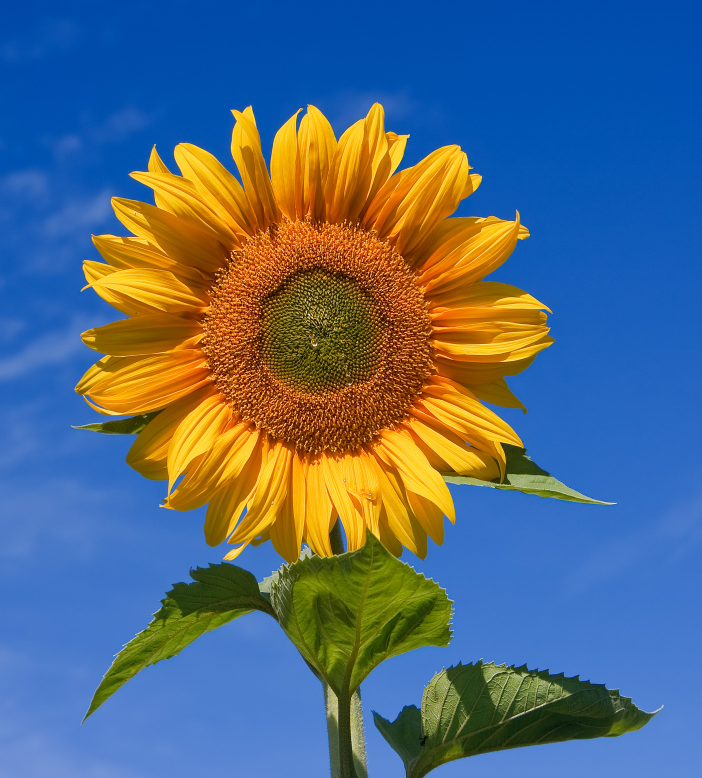
#> input picture test_image.jpg, 1404 x 1555 px (shown at 1/2 size)
$ python -i eda_analyzer.py   (imports and definitions only)   (older library calls are emulated)
#> lines starting #> are read from the running program, lines starting #| are printed output that depends on the picture; after the words box and inside, x2 and y2 are one past the last pixel; in counts of white or black regions, pixels touching at a corner belong together
"""
eda_analyzer.py
---------------
Full Exploratory Data Analysis (EDA) pipeline for images.

Produces a comprehensive 6-panel report:
  1. Original image
  2. Edge detection (Canny)
  3. RGB / HSV color distribution histograms
  4. Intensity heatmap
  5. Symmetry difference map
  6. Statistical summary table

Also computes:
  - Fourier magnitude spectrum
  - Texture features (GLCM-like)
  - Fractal dimension estimate (box-counting)
  - Pattern confidence scores
"""

import cv2
import numpy as np
import matplotlib.pyplot as plt
import matplotlib.gridspec as gridspec
from matplotlib.colors import LinearSegmentedColormap
import warnings
# [1 line not run here, left out]

PHI = 1.6180339887


# ── Fractal dimension (box-counting) ─────────────────────────────────────────

def _box_count_dimension(binary_img: np.ndarray) -> float:
    """Estimate fractal dimension using box-counting method."""
    def _count_boxes(img, box_size):
        h, w = img.shape
        count = 0
        for i in range(0, h, box_size):
            for j in range(0, w, box_size):
                patch = img[i:i+box_size, j:j+box_size]
                if np.any(patch > 0):
                    count += 1
        return count

    sizes = [2, 4, 8, 16, 32, 64]
    counts = []
    for s in sizes:
        c = _count_boxes(binary_img, s)
        if c > 0:
            counts.append((s, c))

    if len(counts) < 2:
        return 1.0

    log_s = np.log([1.0 / s for s, _ in counts])
    log_c = np.log([c for _, c in counts])
    coeffs = np.polyfit(log_s, log_c, 1)
    return float(coeffs[0])


# ── Fourier spectrum ──────────────────────────────────────────────────────────

def _fourier_spectrum(gray: np.ndarray) -> np.ndarray:
    """Return log-magnitude Fourier spectrum (shifted to center)."""
    f    = np.fft.fft2(gray.astype(np.float32))
    fsh  = np.fft.fftshift(f)
    mag  = np.log1p(np.abs(fsh))
    return mag


# ── Texture features ──────────────────────────────────────────────────────────

def _texture_features(gray: np.ndarray) -> dict:
    """Simple texture descriptors."""
    # Local Binary Pattern approximation
    h, w = gray.shape
    g = gray.astype(np.float32)

    # Gradient magnitude
    gx = cv2.Sobel(gray, cv2.CV_64F, 1, 0, ksize=3)
    gy = cv2.Sobel(gray, cv2.CV_64F, 0, 1, ksize=3)
    grad_mag = np.sqrt(gx**2 + gy**2)

    # Laplacian (sharpness)
    lap = cv2.Laplacian(gray, cv2.CV_64F)

    return {
        "mean_gradient":   float(np.mean(grad_mag)),
        "std_gradient":    float(np.std(grad_mag)),
        "sharpness":       float(np.var(lap)),
        "contrast":        float(gray.max() - gray.min()),
        "homogeneity":     float(1.0 / (1.0 + np.std(gray))),
    }


# ── Symmetry analysis ─────────────────────────────────────────────────────────

def _symmetry_scores(gray: np.ndarray) -> dict:
    h, w = gray.shape

    # Horizontal
    mid_x = w // 2
    left  = gray[:, :mid_x]
    right = cv2.resize(cv2.flip(gray[:, mid_x:], 1),
                       (left.shape[1], left.shape[0]))
    h_score = 100.0 - (np.mean(cv2.absdiff(left, right)) / 255.0 * 100.0)

    # Vertical
    mid_y  = h // 2
    top    = gray[:mid_y, :]
    bottom = cv2.resize(cv2.flip(gray[mid_y:, :], 0),
                        (top.shape[1], top.shape[0]))
    v_score = 100.0 - (np.mean(cv2.absdiff(top, bottom)) / 255.0 * 100.0)

    # Diagonal (rotate 90 and compare)
    rot90 = cv2.rotate(gray, cv2.ROTATE_90_CLOCKWISE)
    rot90_r = cv2.resize(rot90, (w, h))
    d_score = 100.0 - (np.mean(cv2.absdiff(gray, rot90_r)) / 255.0 * 100.0)

    # Diff map for visualization
    diff_map = cv2.absdiff(left, right)

    return {
        "horizontal": h_score,
        "vertical":   v_score,
        "diagonal":   d_score,
        "diff_map":   diff_map,
    }


# ── Color analysis ────────────────────────────────────────────────────────────

def _color_stats(img_bgr: np.ndarray) -> dict:
    img_rgb = cv2.cvtColor(img_bgr, cv2.COLOR_BGR2RGB)
    hsv     = cv2.cvtColor(img_bgr, cv2.COLOR_BGR2HSV)

    dominant_colors = []
    for ch in range(3):
        hist = cv2.calcHist([img_rgb], [ch], None, [256], [0, 256]).flatten()
        dominant_colors.append(int(np.argmax(hist)))

    # Color entropy
    hist_h = cv2.calcHist([hsv], [0], None, [180], [0, 180]).flatten()
    hist_h = hist_h / (hist_h.sum() + 1e-9)
    entropy = float(-np.sum(hist_h * np.log2(hist_h + 1e-9)))

    return {
        "dominant_rgb": dominant_colors,
        "color_entropy": entropy,
        "mean_hue":      float(np.mean(hsv[:, :, 0])),
        "mean_sat":      float(np.mean(hsv[:, :, 1])),
        "mean_val":      float(np.mean(hsv[:, :, 2])),
    }


# ── Pattern confidence scores ─────────────────────────────────────────────────

def _pattern_scores(gray: np.ndarray, sym: dict, texture: dict,
                    h: int, w: int) -> dict:
    """Heuristic confidence scores for each pattern type."""
    edge_density = np.sum(cv2.Canny(gray, 50, 150) > 0) / (h * w)
    ar = w / max(h, 1)

    scores = {
        "Golden Ratio":     min(100, max(0, 100 - abs(ar - PHI) / PHI * 100)),
        "Bilateral Sym.":   sym["horizontal"],
        "Radial Sym.":      sym["diagonal"],
        "Fractal Pattern":  min(100, edge_density * 300),
        "Wave / Periodic":  min(100, texture["std_gradient"] / 50 * 100),
        "Fibonacci Spiral": min(100, sym["horizontal"] * 0.5 + edge_density * 150),
    }
    return {k: round(v, 1) for k, v in scores.items()}


# ── Main EDA function ─────────────────────────────────────────────────────────

def full_eda_report(image_path: str, dark_bg: bool = True):
    """
    Generates a comprehensive EDA report figure.

    Returns:
      (fig, stats_dict)
      stats_dict contains all computed metrics.
    """
#> called with image_path = '../test_image.jpg', dark_bg = True
    img_bgr = cv2.imread(image_path)
#> img_bgr is the input picture: shape (1555, 1404, 3); mean B, G, R 125.9, 106.1, 84.5
    if img_bgr is None:
        raise FileNotFoundError(f"Cannot read image: {image_path}")

    img_rgb = cv2.cvtColor(img_bgr, cv2.COLOR_BGR2RGB)
    gray    = cv2.cvtColor(img_bgr, cv2.COLOR_BGR2GRAY)
    h, w    = gray.shape
#> h = 1555; w = 1404

    # ── Compute all metrics ───────────────────────────────────────────────────
    sym      = _symmetry_scores(gray)
#> in _symmetry_scores, `h_score = 100.0 - (np.mean(cv2.absdiff(left, right)) / 255.0 * 100.0)`: h_score = 89.05
#> in _symmetry_scores, `bottom = cv2.resize(cv2.flip(gray[mid_y:, :], 0), (top.shape[1], top.s..`:
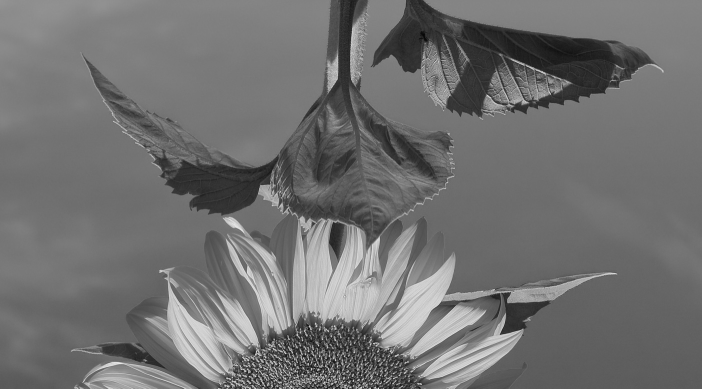
#> bottom: shape (777, 1404) (shown at 1/2 size); min 3, max 240, mean 112.5
#> in _symmetry_scores, `v_score = 100.0 - (np.mean(cv2.absdiff(top, bottom)) / 255.0 * 100.0)`: v_score = 81.9
#> in _symmetry_scores, `rot90_r = cv2.resize(rot90, (w, h))`:
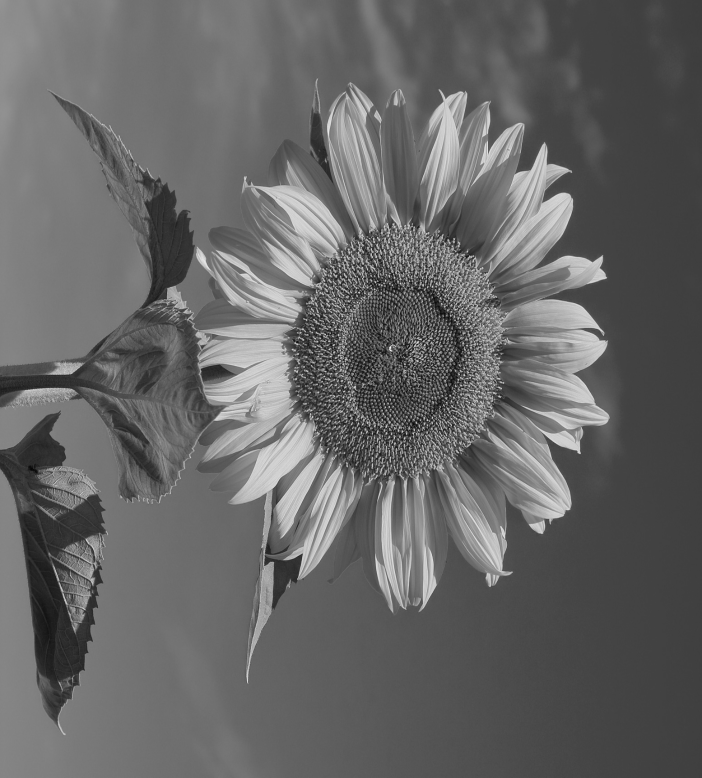
#> rot90_r: shape (1555, 1404) (shown at 1/2 size); min 3, max 254, mean 101.8
#> in _symmetry_scores, `d_score = 100.0 - (np.mean(cv2.absdiff(gray, rot90_r)) / 255.0 * 100.0)`: d_score = 84.26
#> in _symmetry_scores, `diff_map = cv2.absdiff(left, right)`:
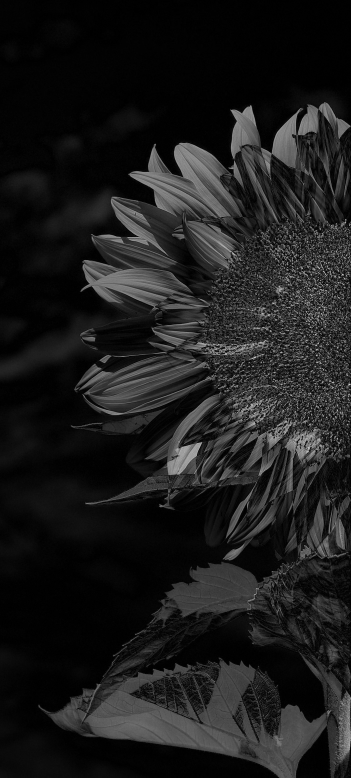
#> diff_map: shape (1555, 702) (shown at 1/2 size); min 0, max 235, mean 27.9
#> sym = 4 items
    texture  = _texture_features(gray)
#> in _texture_features, `lap = cv2.Laplacian(gray, cv2.CV_64F)`:
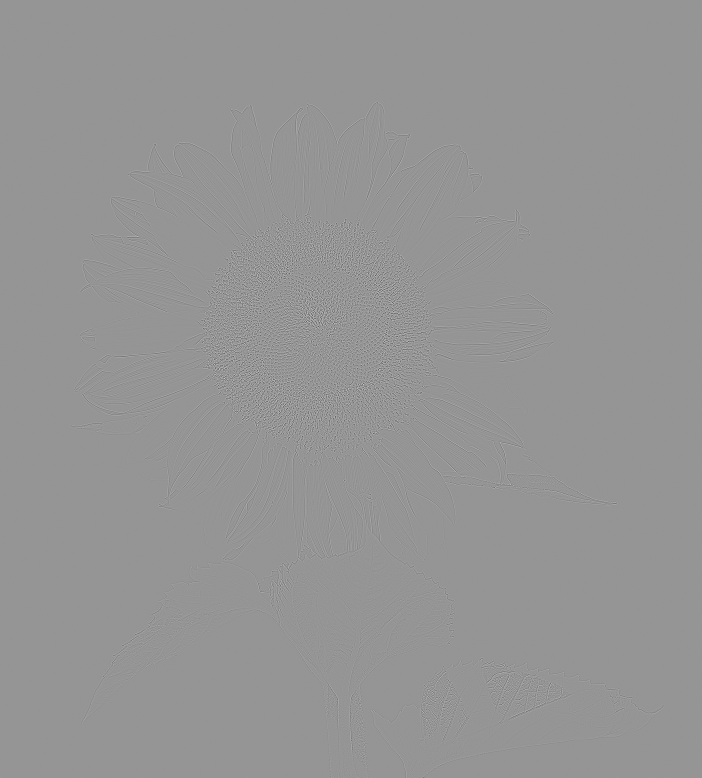
#> lap: shape (1555, 1404) float64 (shown at 1/2 size); min -590, max 419, mean 0; drawn with min black and max white
#> texture = {'mean_gradient': 42.47, 'std_gradient': 93.4, 'sharpness': 1035.7, 'contrast': 254, 'homogeneity': 0.0256}
    color    = _color_stats(img_bgr)
#> in _color_stats, `hsv     = cv2.cvtColor(img_bgr, cv2.COLOR_BGR2HSV)`: hsv: shape (1555, 1404, 3); mean H, S, V 76.3, 210.8, 179.5
#> after the loop in _color_stats, `for ch in range(3):`: dominant_colors = [0, 77, 0]
#> in _color_stats, `hist_h = cv2.calcHist([hsv], [0], None, [180], [0, 180]).flatten()`: hist_h = 180 values, max 385687 at index 107, min 2 at index 154, mean 12129
#> in _color_stats, `hist_h = hist_h / (hist_h.sum() + 1e-9)`: hist_h = 180 values, max 0.177 at index 107, min 9.16e-07 at index 154, mean 0.00556
#> in _color_stats, `entropy = float(-np.sum(hist_h * np.log2(hist_h + 1e-9)))`: entropy = 4.24
#> color = {'dominant_rgb': [0, 77, 0], 'color_entropy': 4.24, 'mean_hue': 76.32, 'mean_sat': 210.8, 'mean_val': 179.5}
    patterns = _pattern_scores(gray, sym, texture, h, w)
#> in _pattern_scores, `edge_density = np.sum(cv2.Canny(gray, 50, 150) > 0) / (h * w)`: edge_density = 0.0756
#> in _pattern_scores, `scores = { "Golden Ratio":     min(100, max(0, 100 - abs(ar - PHI) / P..`: scores = {'Golden Ratio': 55.8, 'Bilateral Sym.': 89.05, 'Radial Sym.': 84.26, 'Fractal Pattern': 22.68, 'Wave / Periodic': 100, 'Fibonacci Spiral': 55.86}
#> patterns = {'Golden Ratio': 55.8, 'Bilateral Sym.': 89.1, 'Radial Sym.': 84.3, 'Fractal Pattern': 22.7, 'Wave / Periodic': 100, 'Fibonacci Spiral': 55.9}
    fourier  = _fourier_spectrum(gray)

    edges    = cv2.Canny(gray, 50, 150)
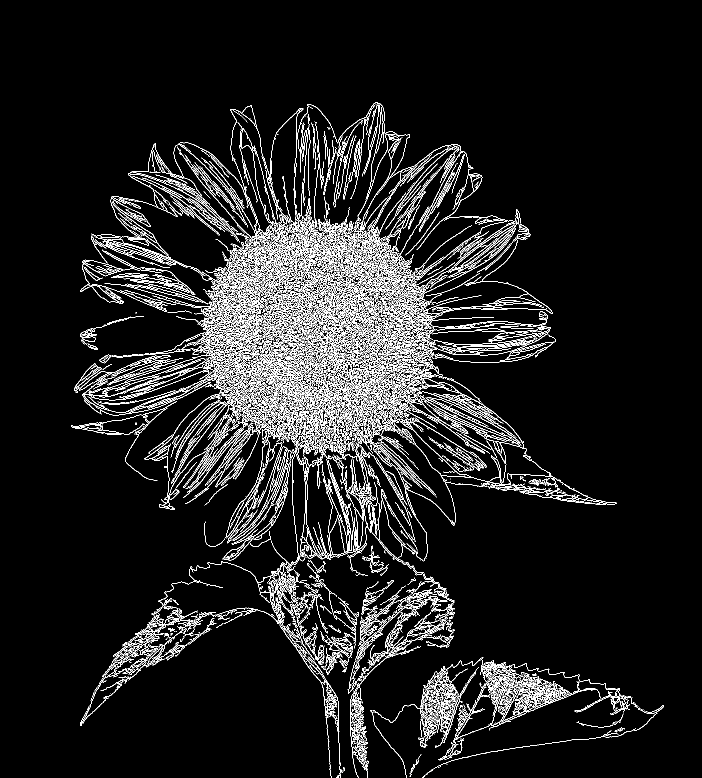
#> edges: shape (1555, 1404) (shown at 1/2 size); 7.6% white in thin lines or dots, all inside (x1, y1, x2, y2) = (142, 204, 1328, 1555)
    _, binary = cv2.threshold(gray, 0, 255,
                               cv2.THRESH_BINARY + cv2.THRESH_OTSU)
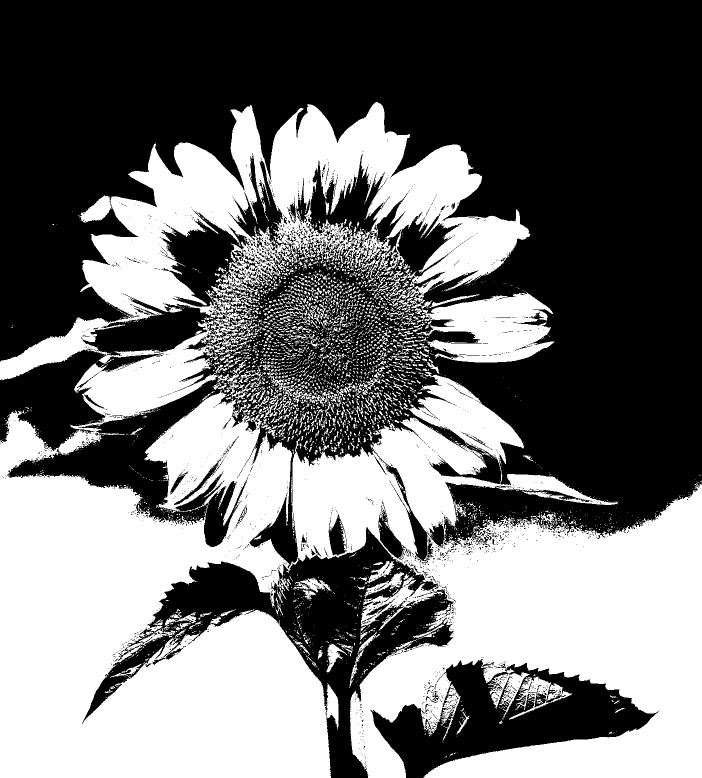
#> binary: shape (1555, 1404) (shown at 1/2 size); 44.2% white; 3595 white regions (2984 under 20 px), largest, box (x1, y1, x2, y2) and area: (0, 204, 1404, 1555) 887928, (833, 584, 1109, 725) 23726, (1018, 1353, 1144, 1439) 2873
    frac_dim = _box_count_dimension(binary)
#> the loop in _box_count_dimension, `for s in sizes:` made 6 passes
#> c on passes 1 to 6: 262422, 72205, 19600, 5318, 1433, 396
#> after the loop in _box_count_dimension, `for s in sizes:`: counts = [(2, 262422), (4, 72205), (8, 19600), (16, 5318), (32, 1433), (64, 396)]
#> in _box_count_dimension, `log_s = np.log([1.0 / s for s, _ in counts])`: log_s = [-0.693, -1.39, -2.08, -2.77, -3.47, -4.16]
#> in _box_count_dimension, `log_c = np.log([c for _, c in counts])`: log_c = [12.48, 11.19, 9.88, 8.58, 7.27, 5.98]
#> in _box_count_dimension, `coeffs = np.polyfit(log_s, log_c, 1)`: coeffs = [1.88, 13.78]
#> frac_dim = 1.88

    # ── Figure layout ─────────────────────────────────────────────────────────
    bg = '#0a0a0a' if dark_bg else 'white'
    fg = 'white'   if dark_bg else 'black'
    panel_bg = '#0d0d0d' if dark_bg else '#f5f5f5'

    fig = plt.figure(figsize=(20, 13))
    fig.patch.set_facecolor(bg)
    fig.suptitle('AlgebraicVision AI — Full EDA Report',
                 color='gold', fontsize=17, fontweight='bold', y=0.98)

    gs = gridspec.GridSpec(3, 4, figure=fig,
                           hspace=0.38, wspace=0.32)

    def _style(ax, title, color='cyan'):
        ax.set_facecolor(panel_bg)
        ax.tick_params(colors=fg, labelsize=8)
        for sp in ax.spines.values():
            sp.set_color('#333' if dark_bg else '#ccc')
        ax.set_title(title, color=color, fontsize=10, fontweight='bold', pad=6)

    # Panel 1 — Original
    ax1 = fig.add_subplot(gs[0, 0])
    ax1.imshow(img_rgb)
    ax1.axis('off')
    _style(ax1, 'Original Image')

    # Panel 2 — Edge Detection
    ax2 = fig.add_subplot(gs[0, 1])
    ax2.imshow(edges, cmap='hot')
    ax2.axis('off')
    _style(ax2, 'Canny Edge Detection', 'orange')

    # Panel 3 — Fourier Spectrum
    ax3 = fig.add_subplot(gs[0, 2])
    ax3.imshow(fourier, cmap='inferno')
    ax3.axis('off')
    _style(ax3, 'Fourier Magnitude Spectrum', 'magenta')

    # Panel 4 — Intensity Heatmap
    ax4 = fig.add_subplot(gs[0, 3])
    ax4.imshow(gray, cmap='plasma')
    ax4.axis('off')
    _style(ax4, 'Intensity Heatmap', 'yellow')

    # Panel 5 — RGB Histogram
    ax5 = fig.add_subplot(gs[1, 0:2])
    _style(ax5, 'RGB Color Distribution', 'lime')
    for ch, col in enumerate(['red', 'green', 'blue']):
        hist = cv2.calcHist([img_rgb], [ch], None, [256], [0, 256]).flatten()
        ax5.plot(hist, color=col, alpha=0.85, linewidth=1.5, label=col.upper())
    ax5.set_xlabel('Pixel Value', color=fg, fontsize=8)
    ax5.set_ylabel('Frequency',   color=fg, fontsize=8)
    ax5.legend(facecolor='#111' if dark_bg else '#eee',
               labelcolor=fg, fontsize=8)

    # Panel 6 — Symmetry Diff Map
    ax6 = fig.add_subplot(gs[1, 2:4])
    ax6.imshow(sym["diff_map"], cmap='RdYlGn_r')
    ax6.axis('off')
    _style(ax6,
           f'Symmetry Difference Map  |  H:{sym["horizontal"]:.1f}%  '
           f'V:{sym["vertical"]:.1f}%  D:{sym["diagonal"]:.1f}%',
           'cyan')

    # Panel 7 — Pattern Confidence Bar Chart
    ax7 = fig.add_subplot(gs[2, 0:2])
    _style(ax7, 'Pattern Confidence Scores', 'gold')
    names  = list(patterns.keys())
#> names = ['Golden Ratio', 'Bilateral Sym.', 'Radial Sym.', 'Fractal Pattern', 'Wave / Periodic', 'Fibonacci Spiral']
    values = list(patterns.values())
#> values = [55.8, 89.1, 84.3, 22.7, 100, 55.9]
    colors_bar = ['#00ffff', '#ffd700', '#ff00ff', '#00ff88', '#ff8800', '#ff4488']
    bars = ax7.barh(names, values, color=colors_bar, alpha=0.85, height=0.6)
#> bars = 6 items
    ax7.set_xlim(0, 105)
    ax7.set_xlabel('Confidence (%)', color=fg, fontsize=8)
    for bar, val in zip(bars, values):
        ax7.text(val + 1, bar.get_y() + bar.get_height() / 2,
                 f'{val:.1f}%', va='center', color=fg, fontsize=8)
#> this loop made 6 passes
#> val on passes 1 to 6: 55.8, 89.1, 84.3, 22.7, 100, 55.9

    # Panel 8 — Statistics Table
    ax8 = fig.add_subplot(gs[2, 2:4])
    ax8.set_facecolor(panel_bg)
    ax8.axis('off')
    _style(ax8, 'Mathematical Statistics', 'gold')

    stats_rows = [
        ("Image Size",         f"{w} × {h} px"),
        ("Aspect Ratio",       f"{w/h:.4f}"),
        ("vs Golden Ratio φ",  f"Δ = {abs(w/h - PHI):.4f}"),
        ("Golden Point X",     f"{w/PHI:.0f} px"),
        ("Golden Point Y",     f"{h/PHI:.0f} px"),
        ("Mean Brightness",    f"{np.mean(gray):.1f} / 255"),
        ("Std Deviation",      f"{np.std(gray):.1f}"),
        ("Contrast",           f"{int(gray.max() - gray.min())}"),
        ("Color Entropy",      f"{color['color_entropy']:.3f} bits"),
        ("Fractal Dimension",  f"{frac_dim:.3f}"),
        ("Sharpness (Lap.)",   f"{texture['sharpness']:.1f}"),
        ("Edge Density",       f"{np.sum(edges>0)/(h*w)*100:.2f}%"),
        ("H. Symmetry",        f"{sym['horizontal']:.1f}%"),
        ("V. Symmetry",        f"{sym['vertical']:.1f}%"),
        ("Total Pixels",       f"{w*h:,}"),
    ]
#> stats_rows = 15 items, first 6: ('Image Size', '1404 × 1555 px'), ('Aspect Ratio', '0.9029'), ('vs Golden Ratio φ', 'Δ = 0.7151'), ('Golden Point X', '868 px'), ('Golden Point Y', '961 px'), ('Mean Brightness', '101.9 / 255')

    y = 0.96
    for label_t, val_t in stats_rows:
        ax8.text(0.03, y, label_t,
                 transform=ax8.transAxes, color='#aaaaaa', fontsize=8.5)
        ax8.text(0.62, y, val_t,
                 transform=ax8.transAxes, color='cyan',
                 fontsize=8.5, fontweight='bold')
        y -= 0.063
#> this loop made 15 passes
#> (label_t, val_t, y) on passes 1 to 12: ('Image Size', '1404 × 1555 px', 0.897), ('Aspect Ratio', '0.9029', 0.834), ('vs Golden Ratio φ', 'Δ = 0.7151', 0.771), ('Golden Point X', '868 px', 0.708), ('Golden Point Y', '961 px', 0.645), ('Mean Brightness', '101.9 / 255', 0.582), ('Std Deviation', '38.0', 0.519), ('Contrast', '254', 0.456), ('Color Entropy', '4.239 bits', 0.393), ('Fractal Dimension', '1.877', 0.33), ('Sharpness (Lap.)', '1035.7', 0.267), ('Edge Density', '7.56%', 0.204)
#> after the loop, y = 0.015

    # Compile stats dict
    stats_dict = {
        "dimensions":       (w, h),
        "aspect_ratio":     w / h,
        "golden_diff":      abs(w / h - PHI),
        "symmetry":         sym,
        "texture":          texture,
        "color":            color,
        "pattern_scores":   patterns,
        "fractal_dim":      frac_dim,
        "mean_brightness":  float(np.mean(gray)),
        "std_brightness":   float(np.std(gray)),
        "edge_density":     float(np.sum(edges > 0) / (h * w)),
    }

    return fig, stats_dict

>>> result = full_eda_report('../test_image.jpg')
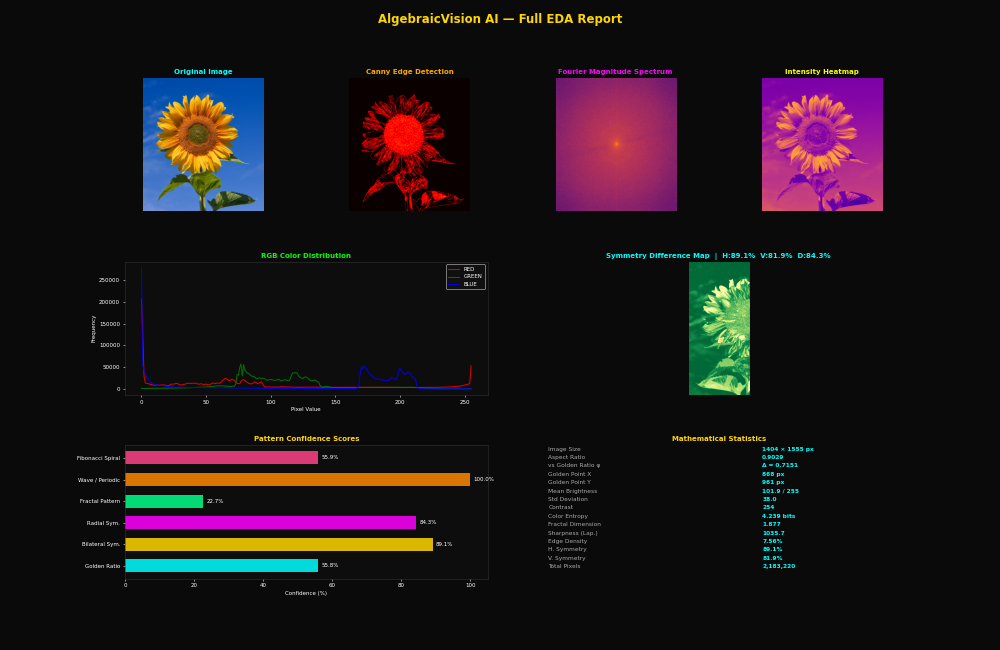
#> figure drawn by matplotlib, 7 panels; panel 5: curve peaks at x = 0, y = 206303; panel 5: curve peaks at x = 77, y = 57310; panel 5: curve peaks at x = 0, y = 278852
